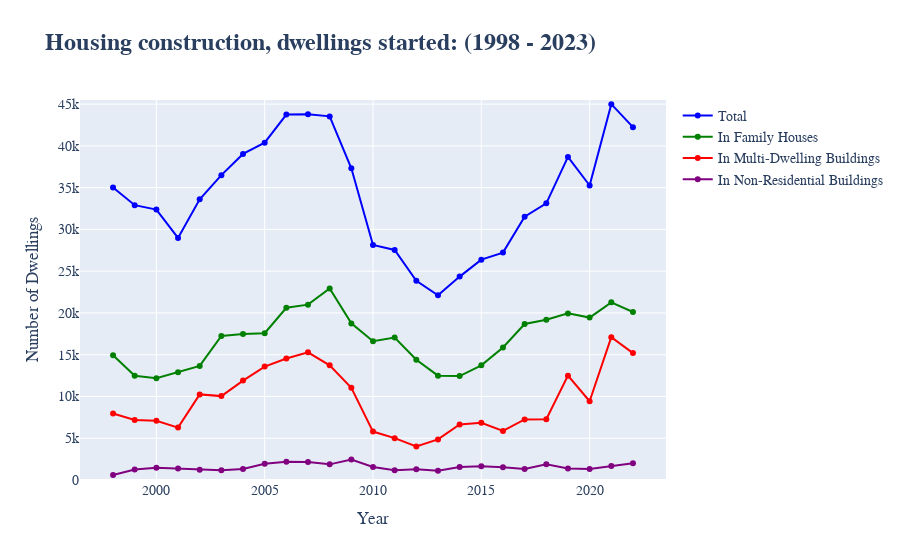

The cell this chart's notebook holds for it:
### Code cell
# Import required libraries
import pandas as pd
import plotly.graph_objects as go

def load_and_clean_data(file_path):
    """Load and clean the dataset."""
    # Load the data
    df = pd.read_excel(file_path)
    # ... [The rest of your cleaning code]
    return df_clean

def plot_selected_trends(df):
    """Plot the trend in selected categories."""
    
    # Create a subplot with shared x-axis
    fig = go.Figure()

    # Add traces for the selected categories
    fig.add_trace(go.Scatter(x=df['Year'], y=df['Total_Dwellings'], mode='lines+markers', name='Total',
                             line=dict(color='blue')))
    fig.add_trace(go.Scatter(x=df['Year'], y=df['Family_Houses'], mode='lines+markers', name='In Family Houses',
                             line=dict(color='green')))
    fig.add_trace(go.Scatter(x=df['Year'], y=df['Multi_Dwelling_Buildings'], mode='lines+markers', name='In Multi-Dwelling Buildings',
                             line=dict(color='red')))
    fig.add_trace(go.Scatter(x=df['Year'], y=df['Non_Residential_Buildings'], mode='lines+markers', name='In Non-Residential Buildings',
                             line=dict(color='purple')))
    
    # Customize the layout, following the principles from "Storytelling With Data"
    fig.update_layout(
        title='<b>Housing construction, dwellings started: (1998 - 2023)</b>',
        xaxis_title='Year',
        yaxis_title='Number of Dwellings',
        font=dict(
            family="Arial, monospace",
            size=14
        ),
        title_font=dict(
            size=24,
            family="Arial, bold"
        ),
        annotations=[
            dict(x=0.5, y=-0.4, xref="paper", yref="paper",
                 text="Source: Czech Republic Housing Data (1998 - 2023)", showarrow=False)
        ]
    )
    
    fig.update_yaxes(range=[0, df[['Total_Dwellings', 'Family_Houses', 'Multi_Dwelling_Buildings', 'Non_Residential_Buildings']].max().max() + 500])  # Start y-axis from 0
    
    # Show the plot
    fig.show()

df_clean = load_and_clean_data(file_path)

# Filter the dataset to keep only the selected categories
selected_columns = ['Year', 'Total_Dwellings', 'Family_Houses', 'Multi_Dwelling_Buildings', 'Non_Residential_Buildings']
df_selected = df_clean[selected_columns]

# Plot the trends in the selected categories
plot_selected_trends(df_selected)

### Figure 1 — Plotly figure (JSON) as saved in the notebook; plotly's stock layout.template omitted (floating-point values rounded to 4 significant figures)
{"data": [{"line": {"color": "blue"}, "mode": "lines+markers", "name": "Total", "type": "scatter", "x": [1998, 1999, 2000, 2001, 2002, 2003, 2004, 2005, 2006, 2007, 2008, 2009, 2010, 2011, 2012, 2013, 2014, 2015, 2016, 2017, 2018, 2019, 2020, 2021, 2022], "y": [35027, 32900, 32377, 28983, 33606, 36496, 39037, 40381, 43747, 43796, 43531, 37319, 28135, 27535, 23853, 22108, 24351, 26378, 27224, 31521, 33121, 38677, 35254, 44992, 42242]}, {"line": {"color": "green"}, "mode": "lines+markers", "name": "In Family Houses", "type": "scatter", "x": [1998, 1999, 2000, 2001, 2002, 2003, 2004, 2005, 2006, 2007, 2008, 2009, 2010, 2011, 2012, 2013, 2014, 2015, 2016, 2017, 2018, 2019, 2020, 2021, 2022], "y": [14933, 12489, 12177, 12895, 13659, 17250, 17485, 17579, 20620, 20990, 22918, 18750, 16611, 17060, 14399, 12490, 12440, 13727, 15865, 18678, 19186, 19947, 19446, 21271, 20109]}, {"line": {"color": "red"}, "mode": "lines+markers", "name": "In Multi-Dwelling Buildings", "type": "scatter", "x": [1998, 1999, 2000, 2001, 2002, 2003, 2004, 2005, 2006, 2007, 2008, 2009, 2010, 2011, 2012, 2013, 2014, 2015, 2016, 2017, 2018, 2019, 2020, 2021, 2022], "y": [7961, 7192, 7097, 6276, 10246, 10043, 11901, 13574, 14541, 15283, 13724, 11045, 5798, 5013, 4022, 4857, 6657, 6848, 5870, 7244, 7280, 12491, 9426, 17098, 15189]}, {"line": {"color": "purple"}, "mode": "lines+markers", "name": "In Non-Residential Buildings", "type": "scatter", "x": [1998, 1999, 2000, 2001, 2002, 2003, 2004, 2005, 2006, 2007, 2008, 2009, 2010, 2011, 2012, 2013, 2014, 2015, 2016, 2017, 2018, 2019, 2020, 2021, 2022], "y": [593, 1247, 1453, 1384, 1225, 1167, 1318, 1932, 2182, 2166, 1872, 2458, 1564, 1175, 1277, 1100, 1566, 1635, 1540, 1325, 1872, 1390, 1313, 1676, 2018]}], "layout": {"annotations": [{"showarrow": false, "text": "Source: Czech Republic Housing Data (1998 - 2023)", "x": 0.5, "xref": "paper", "y": -0.4, "yref": "paper"}], "font": {"family": "Arial, monospace", "size": 14}, "title": {"font": {"family": "Arial, bold", "size": 24}, "text": "<b>Housing construction, dwellings started: (1998 - 2023)</b>"}, "xaxis": {"title": {"text": "Year"}}, "yaxis": {"range": [0, 45492], "title": {"text": "Number of Dwellings"}}}}
